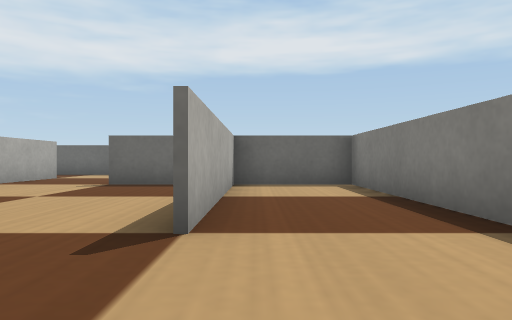
view 1 (above)

22 first-person views from a walk through a Webots world. The camera is 0.05 m above the floor, looks level and sees 70° across. The floor is counted in squares, 0.1 m on a side. Each view is taken from the middle of a square. On the plan, view 1 faces up. The plan holds only what a view shows up to about 9 squares ahead; the rest is blank. The robots in the file are not drawn. Simple shapes and patterns stand in for the simulator's stock objects.

view 2
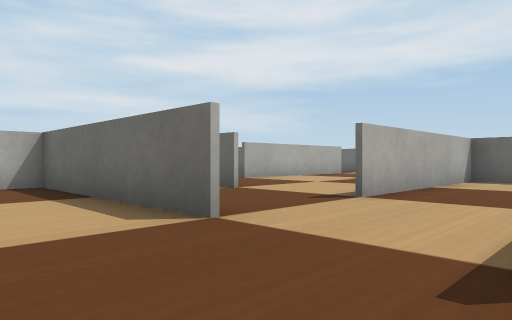

view 3
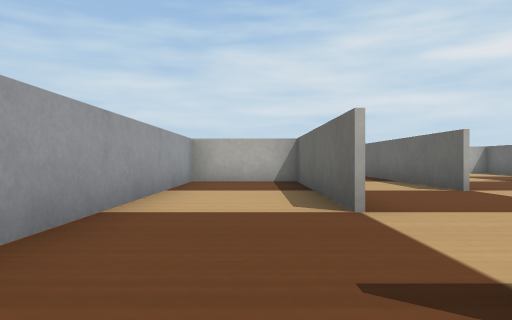

view 4
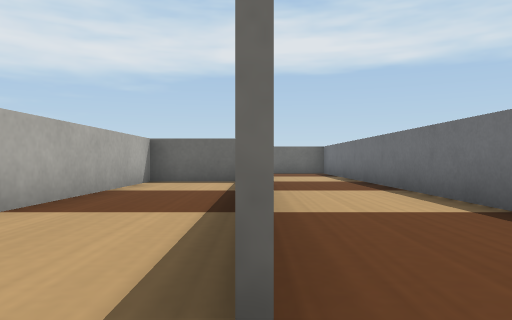

view 5
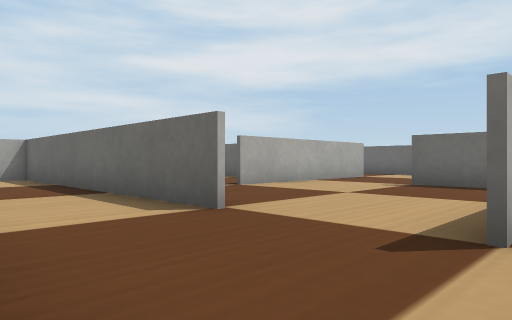

view 6
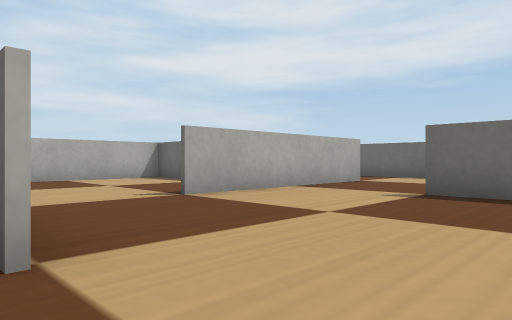

view 7
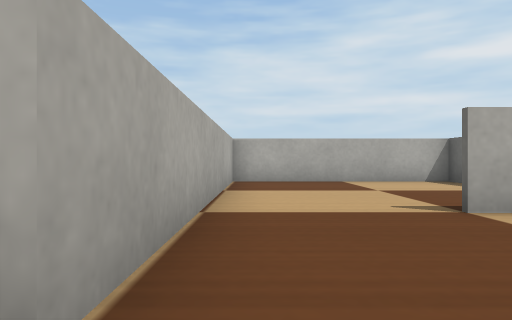

view 8
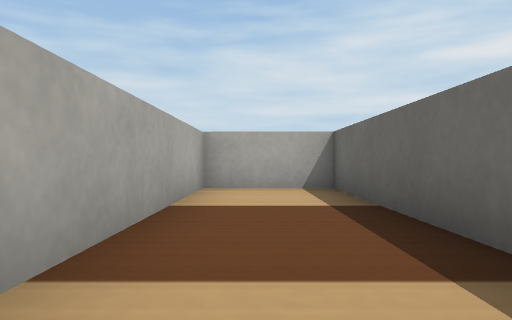

view 9
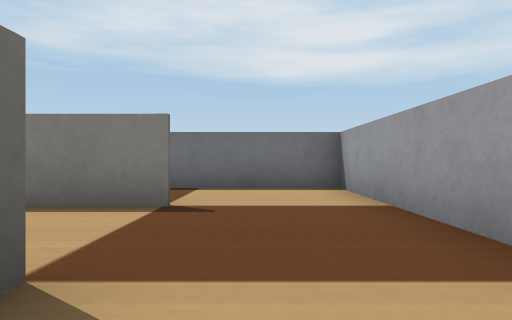

view 10
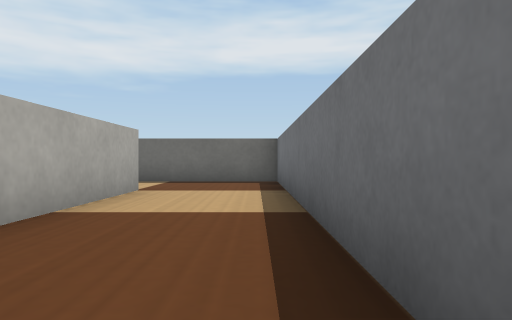

view 11
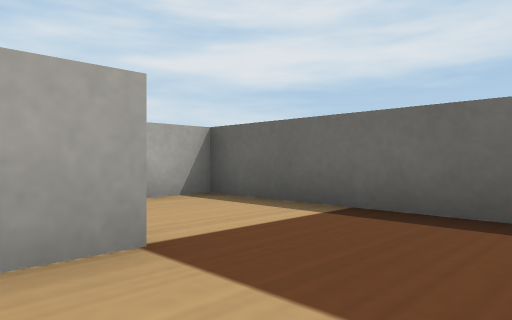

view 12
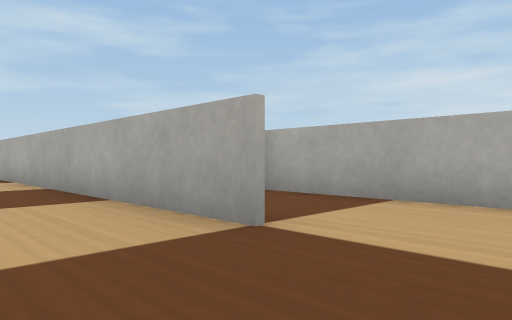

view 13
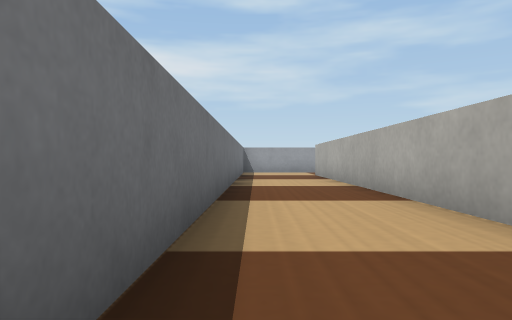

view 14
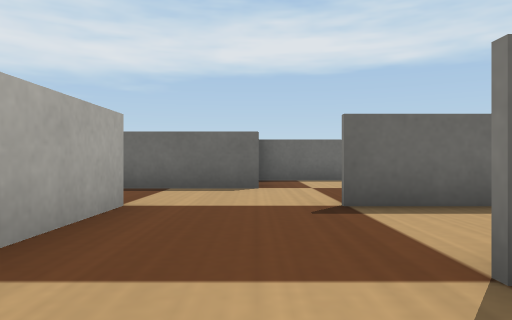

view 15
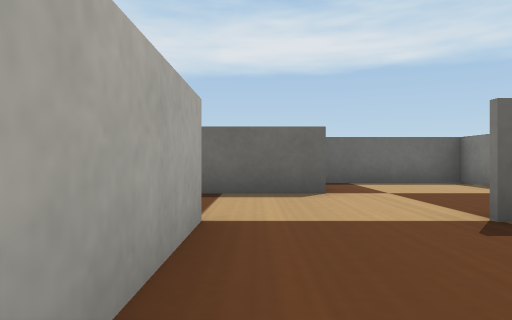

view 16
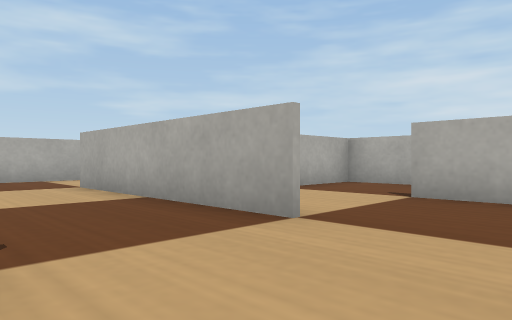

view 17
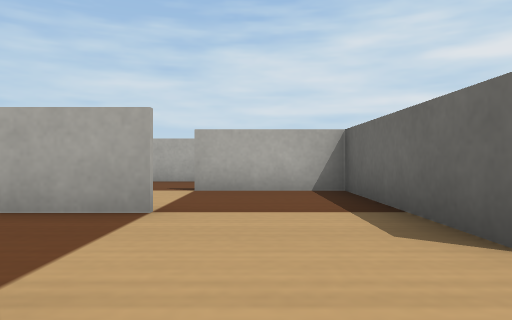

view 18
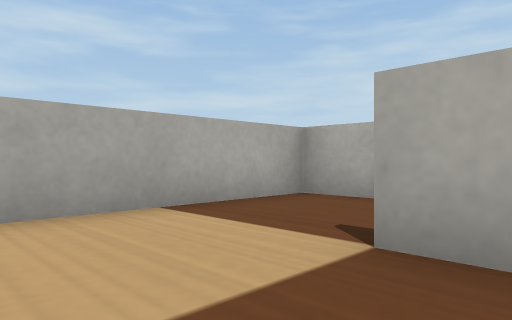

view 19
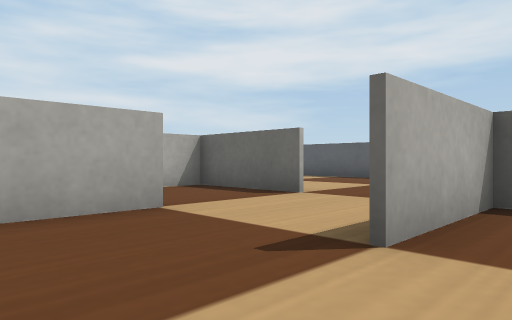

view 20
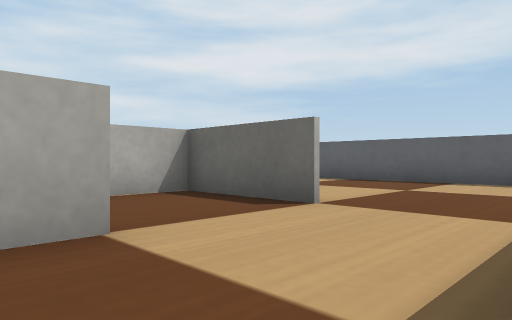

view 21
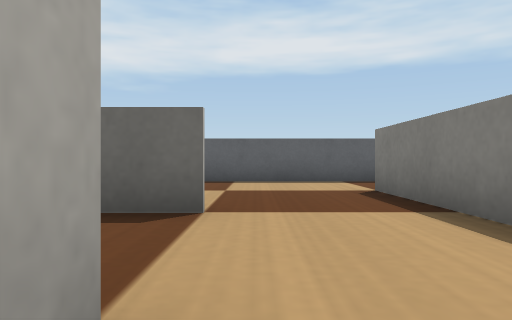

view 22
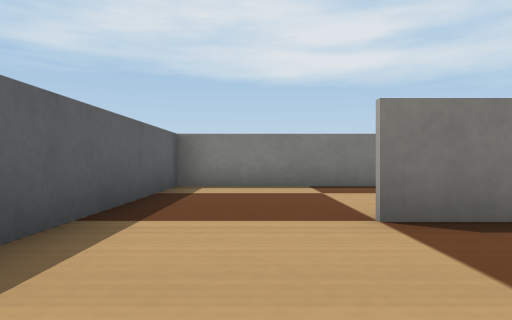

### Floor plan
Key: @ floor where view 1 was taken; # wall or solid block; . floor.
Columns run from 13 left of view 1 to 5 right of it. Each row starts with its distance up from view 1.
 18  #########
 17 .........#
 16 .........#
 15  ....#...#####
 14  ....# ..#...#
 13 #....#  ##..#######
 12 ###..### ...#.....#
 11 #....#......#.....#
 10   #..#.#..###..#..#
  9   #....#....#..#..#
  8   #....#....#..#..#
  7   ######..######..#
  6   #....#....#..#..#
  5   #....#....#..#..#
  4   #.........#..#..#
  3   #.........#..#..#
  2   #########....#..#
  1   #............#..#
  0   ###########@.#..#
 -1        #..........#
 -2        #..........#
 -3        ############

Positions as (right, up) in squares from view 1, and headings:
1: (0, 0), facing up
2: (2, -2), facing up-left
3: (3, -1), facing left
4: (2, -1), facing up
5: (0, 0), facing up-left
6: (-1, 2), facing up-left
7: (-2, 3), facing left
8: (-4, 1), facing left
9: (-2, -1), facing right
10: (4, 4), facing up
11: (4, 9), facing up-left
12: (4, 12), facing down-left
13: (4, 12), facing down
14: (-4, 6), facing up
15: (-5, 7), facing up
16: (-3, 12), facing down-left
17: (-2, 11), facing left
18: (-6, 11), facing down-left
19: (-7, 8), facing up-left
20: (-8, 9), facing up-left
21: (-10, 9), facing up
22: (-11, 16), facing right
